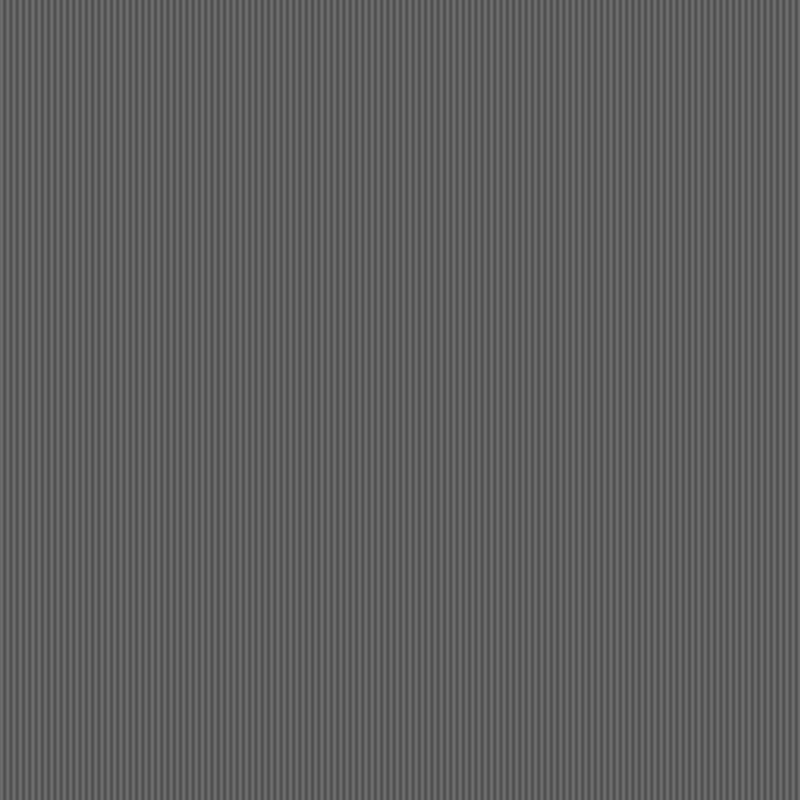
Frame 1 (no input)
Frame 60 (no input): identical to frame 1, image omitted
Frame 120 (the mouse pressed at the canvas centre since frame 60): identical to frame 1, image omitted

The p5.js sketch that drew this single still picture (run headless with seeded random() and noise() and a simulated clock; from frame 60 on, the mouse is pressed at the canvas centre):

// p5.js sketch
// ── sketch.js
function setup() {
  createCanvas(800, 800);
  background(56);
  for (let y = 0; y <= height; y++) {
    for (let x = 0; x <= width; x++) {
      const color = map(sin(x) / 4, -1, 1, 0, 255);
      stroke(color);
      point(x, y);
    }
  }
}

function draw() {
}
